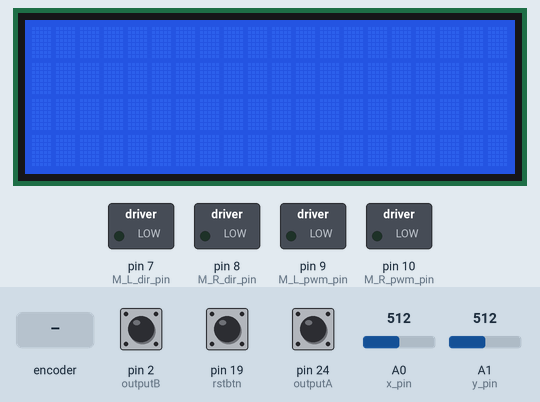
A sketch run on a simulated Arduino Mega 2560, built with avr-gcc and run on an emulated ATmega2560. Parts: 20×4 character LCD, switched loads named in the sketch (green lamp = pin HIGH). The inputs (shaded band) are chosen by the test bench; at power-on: A0 (x_pin) = 512, A1 (y_pin) = 512, pin 2 (outputB) HIGH, pin 19 (rstbtn) HIGH, pin 24 (outputA) HIGH. What the sketch prints to the serial monitor is not drawn.

Above: at 1.2 s.
1.3 s: rotary encoder on pin 24 (outputA) / pin 2 (outputB) turned 3 steps (first pin leading)
At 2.4 s:
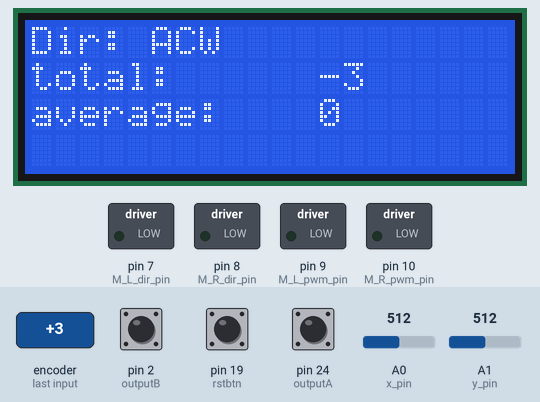
3.4 s: rotary encoder on pin 24 (outputA) / pin 2 (outputB) turned 2 steps (second pin leading)
At 4.8 s:
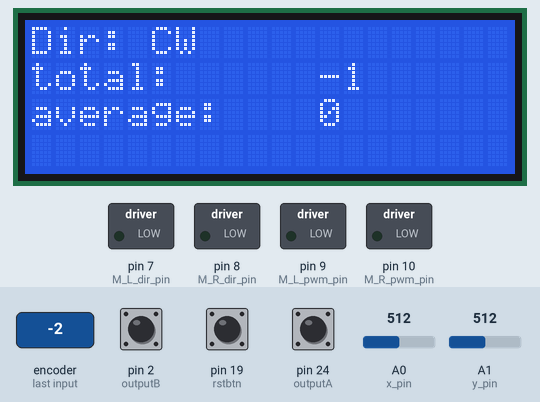
5.3 s: A0 (x_pin) set to 476
At 6.2 s:
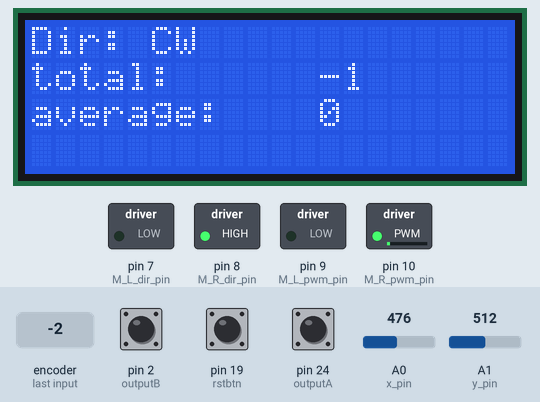
6.8 s: A1 (y_pin) set to 480
At 6.96 s:
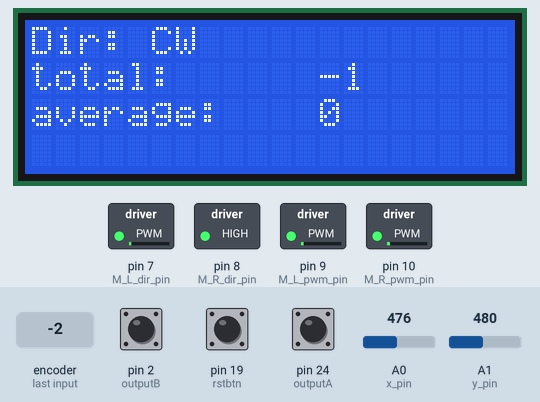
8.6 s: A1 (y_pin) set to 500
At 9.1 s:
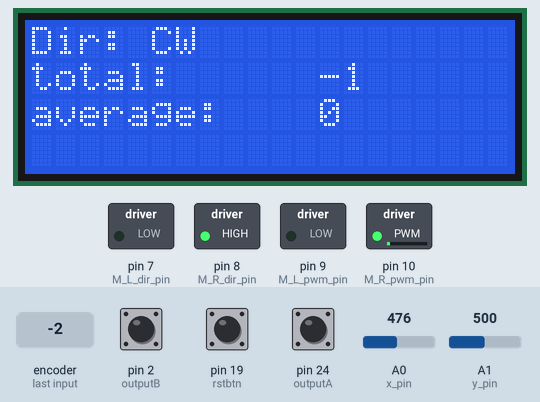
10.1 s: A0 (x_pin) set to 543
At 11.4 s:
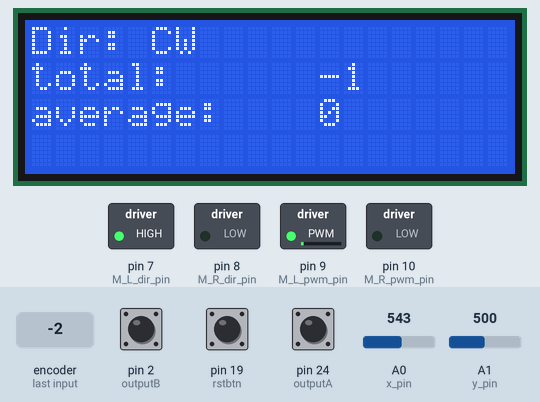
Timing chart, 0 to 12.6 s (numbered marks = the images above; inputs shaded):
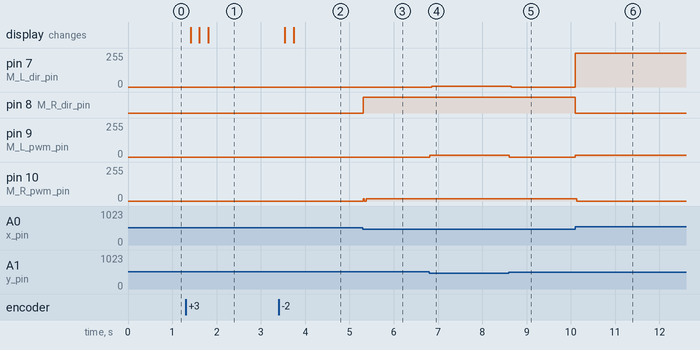

Measured:
- the behaviour switches between 490 and 489 on A0 (x_pin) (found by bisection; images 2 and 3)
- after the input at 1.3 s, the display: first changes after 0.11 s (image 1 shows a later state)
- after the input at 3.4 s, the display: first changes after 0.14 s (image 2 shows a later state)
- after the input at 5.3 s, pin 8 (M_R_dir_pin): LOW → HIGH at once; pin 10 (M_R_pwm_pin): 0/255 → 17/255 at once
- after the input at 6.8 s, pin 7 (M_L_dir_pin): 0/255 → 6/255 after 0.06 s; pin 9 (M_L_pwm_pin): 0/255 → 15/255 at once
- after the input at 8.6 s, pin 7 (M_L_dir_pin): 6/255 → 0/255 after 0.06 s; pin 9 (M_L_pwm_pin): 15/255 → 0/255 at once
- after the input at 10.1 s, pin 7 (M_L_dir_pin): 0/255 → 255/255 at once; pin 8 (M_R_dir_pin): HIGH → LOW at once; pin 9 (M_L_pwm_pin): 0/255 → 15/255 at once; pin 10 (M_R_pwm_pin): 17/255 → 0/255 at once

The sketch:

carcontrol_with_pulse_count.ino
```cpp
#define M_forward         0
#define M_return          1
#define M_L_dir_pin       7
#define M_R_dir_pin       8
#define M_L_pwm_pin       9
#define M_R_pwm_pin       10
#define rstbtn            19


volatile int buttonPin = 19;
const int x_pin = A0, y_pin = A1;
int y_speed = 0;
int x_speed = 0; //turning speed

#define outputA 24     //CLK to D24
#define outputB 2     //DT to D2
volatile long right_wheel_pulse_count = 0;
// include the library code:
#include <LiquidCrystal.h>

const int rs = 37, en = 36, d4 = 35, d5 = 34, d6 = 33, d7 = 32;
LiquidCrystal lcd(rs, en, d4, d5, d6, d7);

int counter = 0;// amount of pulses
int currentStateA;
int lastStateA;
String currentDir = "";
const double distance = 50;
const float pi = 3.14; // Pi value
const int R = 2;  //Radius of the wheel from center to edge
int N = 0; //number of steps for one rotation
int n = 170;// this value is known from N
unsigned long lastButtonPress = 0;

void setup()
{
  pinMode(buttonPin, INPUT);
  pinMode(M_L_dir_pin, OUTPUT);
  pinMode(M_R_dir_pin, OUTPUT);
  pinMode(M_L_pwm_pin, OUTPUT);
  pinMode(M_R_pwm_pin, OUTPUT);
  attachInterrupt(digitalPinToInterrupt(outputB), right_wheel_pulse, RISING);
  // set up the LCD's number of columns and rows:
  lcd.begin(20, 4);
  // Setup Serial Monitor
  Serial.begin(9600);

  // Set encoder pins as inputs
  pinMode(outputA, INPUT);
  pinMode(outputB, INPUT);
  pinMode(outputB , INPUT_PULLUP);
  // Read the initial state of outputA
  lastStateA = digitalRead(outputA);

}

void loop()
{
  if (analogRead(y_pin) > 533)
  {
    digitalWrite(M_R_dir_pin, M_forward);
    digitalWrite(M_L_dir_pin, M_forward);
    y_speed = (analogRead(y_pin) / 512.0) * 255 - 255;
  }
  else if (analogRead(y_pin) < 490) {
    digitalWrite(M_R_dir_pin, M_return);
    digitalWrite(M_L_dir_pin, M_return);
    y_speed = -(analogRead(y_pin) / 512.0) * 255 + 255;
  }
  else {
    y_speed = 0;
  }
  analogWrite(M_L_pwm_pin, y_speed);
  analogWrite(M_R_pwm_pin, y_speed);

  if (analogRead(x_pin) < 490) {
    digitalWrite(M_R_dir_pin, HIGH);
    digitalWrite(M_L_dir_pin, LOW);
    x_speed = -(analogRead(x_pin) / 512.0) * 255 + 255;
    analogWrite(M_R_pwm_pin, x_speed);
  }
  else if (analogRead(x_pin) > 533)
  {
    digitalWrite(M_R_dir_pin, LOW);
    digitalWrite(M_L_dir_pin, HIGH);
    x_speed = (analogRead(x_pin) / 512.0) * 255 - 255;
    analogWrite(M_L_pwm_pin, x_speed);
  }
  else {
    x_speed = 0;
  }


  currentStateA = digitalRead(outputA);

  if (currentStateA != lastStateA  && currentStateA == 1) {

    if (digitalRead(outputB) != currentStateA) {
      counter --;
      currentDir = "ACW";
    }
    else {
      counter ++;
      currentDir = "CW ";
    }

    Serial.print("Direction: ");
    Serial.print(currentDir);
    Serial.print(" | Total counter: ");
    Serial.print(counter);// counter for one round is the steps number
    Serial.print("| Average");
    Serial.println(((2 * pi * R) / distance) * counter);

    lcd.setCursor(0, 0);
    lcd.print("Dir: ");
    lcd.setCursor(5, 0);
    lcd.print(currentDir);

    lcd.setCursor(0, 1);
    lcd.print("total: ");
    lcd.setCursor(12, 1);
    lcd.print(counter);

    lcd.setCursor(0, 2);
    lcd.print("average: ");
    lcd.setCursor(12, 2);
    N = ((2 * pi * R) / distance) * counter;
    lcd.print(N);
  }
  lastStateA = currentStateA;
  delay(1);

  if (digitalRead(rstbtn) == LOW) {
    counter = 0;

    if (millis() - lastButtonPress > 50) {
      Serial.println("Button pressed!");
    }
    lastButtonPress = millis();
  }
  Serial.print(" Pulses: ");
  Serial.println(right_wheel_pulse_count);
}

void right_wheel_pulse() {
  right_wheel_pulse_count++;
}
```
